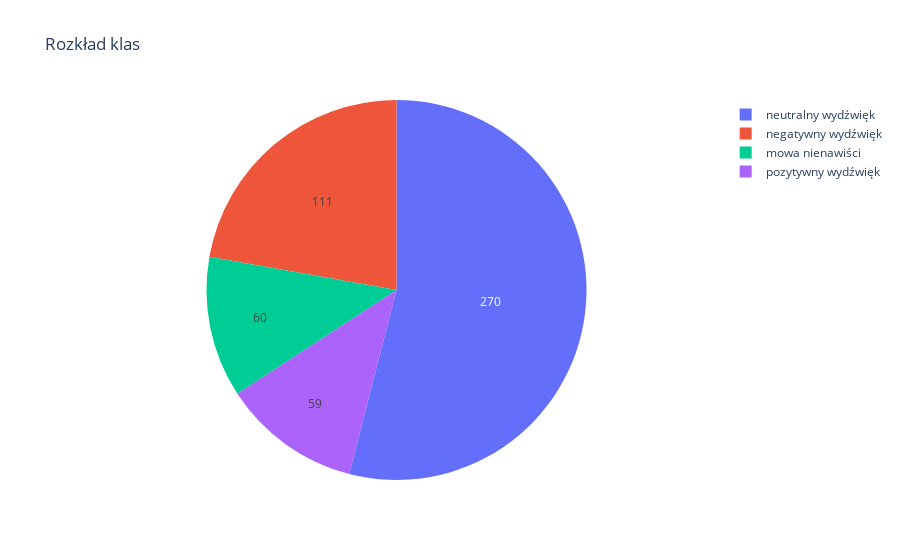

This figure's notebook cell:
### Code cell
label_counts = df['label'].value_counts()
fig = go.Figure(
    go.Pie(
        labels=label_counts.index,
        values=label_counts.values,
        hoverinfo="label+percent",
        textinfo="value"
    )
)
fig.update_layout(title="Rozkład klas")
fig.show()

### Figure 1 — Plotly figure (JSON) as saved in the notebook; plotly's stock layout.template omitted (floating-point values rounded to 4 significant figures)
{"data": [{"hoverinfo": "label+percent", "labels": ["neutralny wydźwięk", "negatywny wydźwięk", "mowa nienawiści", "pozytywny wydźwięk"], "textinfo": "value", "type": "pie", "values": [270, 111, 60, 59]}], "layout": {"title": {"text": "Rozkład klas"}}}
